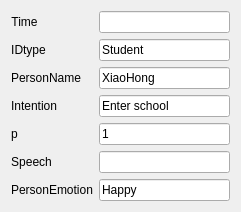
   <widget class="QWidget" name="formLayoutWidget_3">
    <property name="geometry">
     <rect>
      <x>0</x>
      <y>30</y>
      <width>241</width>
      <height>181</height>
     </rect>
    </property>
    <layout class="QFormLayout" name="formLayout_5">
     <property name="formAlignment">
      <set>Qt::AlignCenter</set>
     </property>
     <item row="0" column="1">
      <widget class="QLineEdit" name="lineEdit_per_time">
       <property name="text">
        <string/>
       </property>
      </widget>
     </item>
     <item row="1" column="0">
      <widget class="QLabel" name="label_29">
       <property name="text">
        <string>IDtype</string>
       </property>
       <property name="alignment">
        <set>Qt::AlignCenter</set>
       </property>
      </widget>
     </item>
     <item row="1" column="1">
      <widget class="QLineEdit" name="lineEdit_per_person">
       <property name="text">
        <string>Student</string>
       </property>
      </widget>
     </item>
     <item row="2" column="0">
      <widget class="QLabel" name="label_34">
       <property name="text">
        <string>PersonName</string>
       </property>
       <property name="alignment">
        <set>Qt::AlignCenter</set>
       </property>
      </widget>
     </item>
     <item row="2" column="1">
      <widget class="QLineEdit" name="lineEdit_per_person_name">
       <property name="text">
        <string>XiaoHong</string>
       </property>
      </widget>
     </item>
     <item row="3" column="0">
      <widget class="QLabel" name="label_30">
       <property name="text">
        <string>Intention</string>
       </property>
       <property name="alignment">
        <set>Qt::AlignCenter</set>
       </property>
      </widget>
     </item>
     <item row="3" column="1">
      <widget class="QLineEdit" name="lineEdit_per_intention">
       <property name="text">
        <string>Enter school</string>
       </property>
      </widget>
     </item>
     <item row="4" column="0">
      <widget class="QLabel" name="label_31">
       <property name="text">
        <string>p</string>
       </property>
       <property name="alignment">
        <set>Qt::AlignCenter</set>
       </property>
      </widget>
     </item>
     <item row="4" column="1">
      <widget class="QLineEdit" name="lineEdit_per_p">
       <property name="text">
        <string>1</string>
       </property>
      </widget>
     </item>
     <item row="5" column="0">
      <widget class="QLabel" name="label_32">
       <property name="contextMenuPolicy">
        <enum>Qt::ActionsContextMenu</enum>
       </property>
       <property name="text">
        <string>Speech</string>
       </property>
       <property name="alignment">
        <set>Qt::AlignCenter</set>
       </property>
      </widget>
     </item>
     <item row="5" column="1">
      <widget class="QLineEdit" name="lineEdit_per_speech">
       <property name="text">
        <string/>
       </property>
      </widget>
     </item>
     <item row="6" column="0">
      <widget class="QLabel" name="label_33">
       <property name="contextMenuPolicy">
        <enum>Qt::ActionsContextMenu</enum>
       </property>
       <property name="text">
        <string>PersonEmotion</string>
       </property>
       <property name="alignment">
        <set>Qt::AlignCenter</set>
       </property>
      </widget>
     </item>
     <item row="6" column="1">
      <widget class="QLineEdit" name="lineEdit_per_personEmotion">
       <property name="text">
        <string>Happy</string>
       </property>
      </widget>
     </item>
     <item row="0" column="0">
      <widget class="QLabel" name="label_28">
       <property name="text">
        <string>Time</string>
       </property>
       <property name="alignment">
        <set>Qt::AlignCenter</set>
       </property>
      </widget>
     </item>
    </layout>
   </widget>
